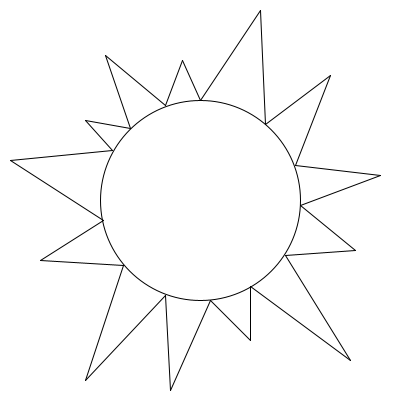
Frame 1 (no input)
Frame 60 (the mouse pressed at the canvas centre just before this capture): identical to frame 1, image omitted
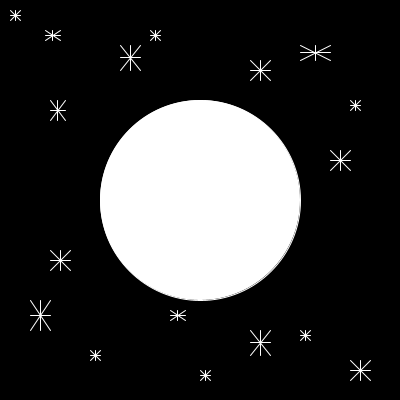
Frame 120 (the mouse held since frame 60 and released just before this capture)

The Processing sketch that drew these frames (run headless with seeded random() and noise(); from frame 60 on, the mouse is pressed at the canvas centre):

// Processing sketch: processing_6154
// ── processing_6154.pde

void setup ( ) {//used to define initial environment properties
size(400, 400);//defines demension of the display window
}
int value = 0;//is the initial value

void draw( ) {//tells theres going to be a sequence of statements
  if (value==0){
     background(#ffffff);//set background color i chose a white back ground
     stroke(0);//black stroke
     ellipseMode (CORNERS);//when set at center the circle was way off in the corner and
     ellipse (100,100,300,300);// set the parameters so that it is circular, did this by making the width and height the same
     
     line (130,128,105,55);//these are the lines that make the up the rays around the sun
     line (105,55,165,105);//each ray in composed of two lines that connect back to the outer edge of the ellipse...first ray
     line (165,105,182,60);//each ray also varies in size for a better look
     line (182,60,200,100);//second ray
     line (200,100,260,10);
     line (260,10,265,124);//third ray
     line (265,124,330,75);
     line (330,75,295,165);//fourth ray
     line (295,165,380,175);
     line (380,175,300,205);//fifth ray
     line (300,205,355,250);
     line (355,250,285,255);//sixth ray
     line (285,255,350,360);
     line (350,360,250,286);//seventh ray
     line (250,286,250,340);
     line (250,340,210,300);//eight ray
     line (210,300,170,390);
     line (170,390,165,295);//nineth ray
     line (165,295,85,380);
     line (85,380,123,265);//tenth ray
     line (123,265,40,260);
     line (40,260,103,220);//eleventh ray
     line (103,220,10,160);
     line (10,160,112,150);//twelfth ray
     line (112,150,85,120);
     line (85,120,130,128);//thirteenth ray
  }
  
     if (value == 1){//allows program to make a decision about which code to execute
       background (0);//making the background black contrasting from the previous white  backgroung
       stroke (255);//makes everything drawn white
        
         ellipseMode (CORNERS);//make up the moon same size as the sun
     ellipse (100,100,300,300);//same parameters as the sun
     
     line (10, 10, 20, 20);//These are all the line that make up the stars
     line (10, 20, 20, 10);//each star is make up of four combinations of lines
     line (10, 15, 20, 15);
     line (15, 10, 15, 20);//small top left corner star...star is more square
     line (45, 30, 60, 40);
     line (60, 30, 45, 40);
     line (52.5, 30, 52.5, 40);
     line (45, 35, 60, 35);//star below the first star..more rectangular width wise
     line (250, 60, 270, 80);
     line (250, 80, 270, 60);
     line (260, 60, 260, 80);
     line (250, 70, 270, 70);//star is more square like it is located on the outer rim of the moon in its top right corner
     line (30, 300, 50, 330);
     line (30, 330, 50, 300);
     line (30, 315, 50, 315);
     line (40, 300, 40, 330);//larger star, longer, is the larger star in the lower left corner
     line (90, 350, 100, 360);
     line (90, 360, 100, 350);
     line (95, 350, 95, 360);
     line (90, 355, 100, 355);//small square star in lower left corner
     line (50, 250, 70, 270);
     line (50, 270, 70, 250);
     line (60, 250, 60, 270);
     line (50, 260, 70, 260);//square star located in the left side of the moon alittle lower than middle
     line (300, 45, 330, 60);
     line (300, 60, 330, 45);
     line (315, 45, 315, 60);
     line (300, 52.5, 330, 52.5);//rectangular star width wise located in the top right corner
     line (350, 100, 360, 110);
     line (350, 110, 360, 100);
     line (355, 100, 355, 110);
     line (350, 105, 360, 105);//small square star located closest to the right edge of the fram
     line (330, 150, 350, 170);
     line (330, 170, 350, 150);
     line (340, 150, 340, 170);
     line (330, 160, 350, 160);//square star located just below the previous one
     line (350, 360, 370, 380);
     line (350, 380, 370, 360);
     line (360, 360, 360, 380);
     line (350, 370, 370, 370);//square star in the very bottom right corner
     line (300, 330, 310, 340);
     line (300, 340, 310, 330);
     line (305, 330, 305, 340);
     line (300, 335, 310, 335);//small square star in the lower right corner
     line (50, 100, 65, 120);
     line (50, 120, 65, 100);
     line (57.5, 100, 57.5, 120);
     line (50, 110, 65, 110);//rectangular star lenght wise on the outer rim of the moon in the top left corner
     line (120, 45, 140, 70);
     line (120, 70, 140, 45);
     line (130, 45, 130, 70);
     line (120, 57.5, 140, 57.5);//larger rectangular star width wise in the upper left hand corner
     line (150, 30, 160, 40);
     line (150, 40, 160, 30);
     line (155, 40, 155, 30);
     line (150, 35, 160, 35);//small square star located near the upper udge of the screen
     line (250, 330, 270, 355);
     line (250, 355, 270, 330);
     line (260, 330, 260, 355);
     line (250, 342.5, 270, 342.5);//large rectangular star length wise located just below the moon
     line (200, 370, 210, 380);
     line (200, 380, 210, 370);
     line (205, 370, 205, 380);
     line (200, 375, 210, 375);//small square star closest to the bottom of the screen
     line (170, 310, 185, 320);
     line (170, 320, 185, 310);
     line (170, 315, 185, 315);
     line (177.5, 310, 177.5, 320);//small rectangular star width wise located just below the moon
    
     }
}
       
       
     
void mousePressed ( ) {// this sets the program so that when the mouse is pressed it changes to the... 
       if(value==1) {//...second image, remeber not to set the value to 0 beacuse that was messing you up
         value=0;//the initial value as stated at the start of the programing
       } else {//allws the program to choose between my two blocks of code
         value=1;
       }
     }
     
     
     








  
